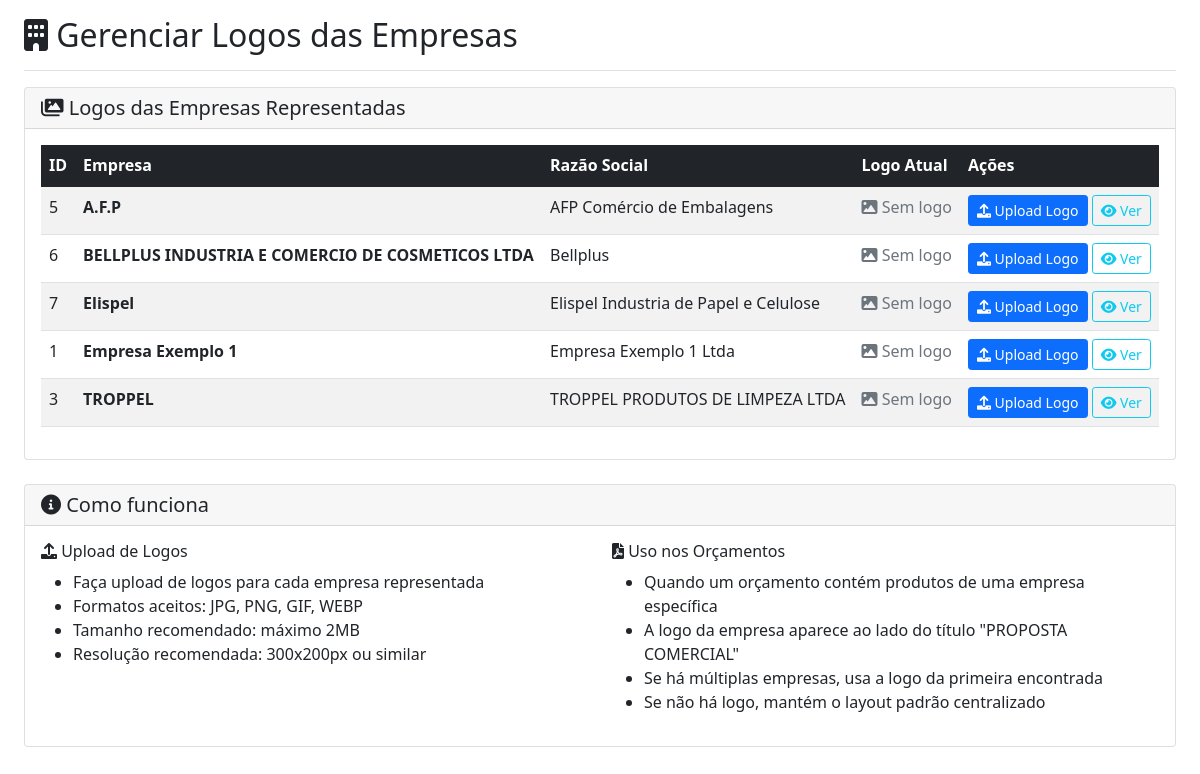
Page /empresa_logos.php (signed in) on the earlier database version.
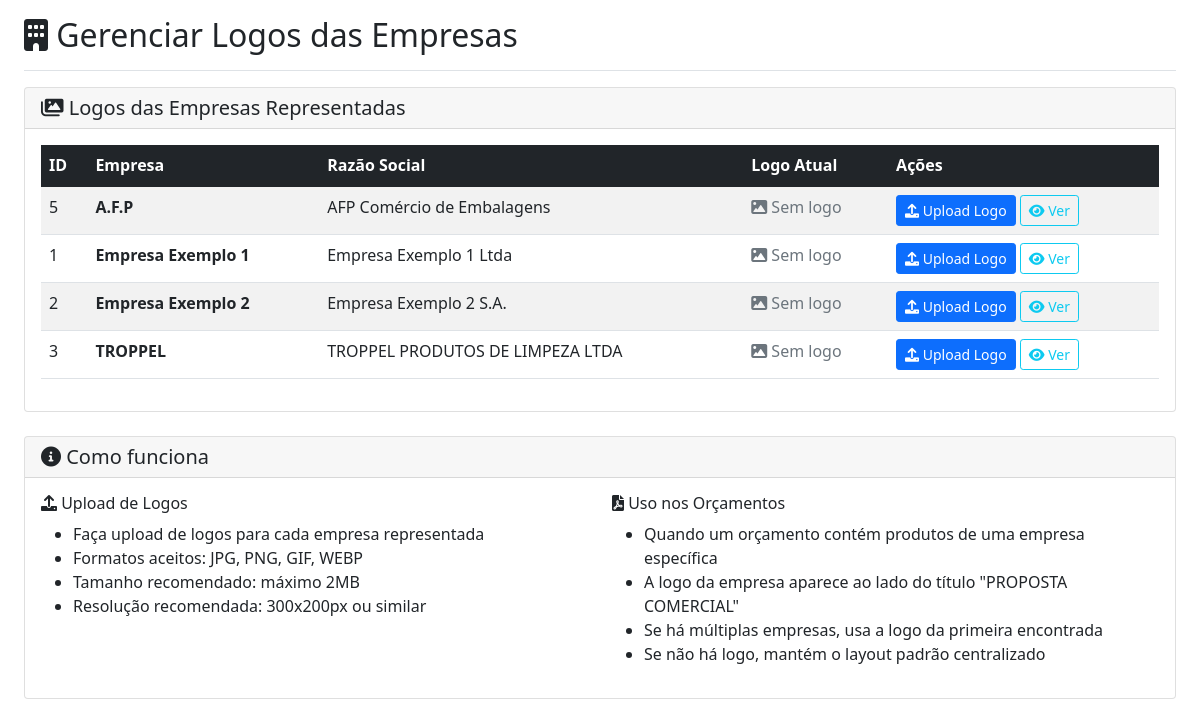
Same page on the later database version.
### tables this page shows
CREATE TABLE `empresas_representadas` (
  `id` int(11) NOT NULL,
  `nome_empresa` varchar(255) NOT NULL,
  `razao_social` varchar(255) DEFAULT NULL,
  `cnpj` varchar(18) DEFAULT NULL,
  `endereco` text DEFAULT NULL,
  `cidade` varchar(100) DEFAULT NULL,
  `estado` varchar(2) DEFAULT NULL,
  `cep` varchar(10) DEFAULT NULL,
  `telefone` varchar(20) DEFAULT NULL,
  `email` varchar(100) DEFAULT NULL,
  `contato_responsavel` varchar(100) DEFAULT NULL,
  `telefone_responsavel` varchar(20) DEFAULT NULL,
  `email_responsavel` varchar(100) DEFAULT NULL,
  `logo_empresa` varchar(255) DEFAULT NULL COMMENT 'Caminho para o arquivo de logo da empresa representada',
  `comissao_padrao` decimal(5,2) DEFAULT 0.00,
  `observacoes` text DEFAULT NULL,
  `status` enum('ativo','inativo') DEFAULT 'ativo',
  `data_inicio_representacao` date DEFAULT NULL,
  `data_cadastro` timestamp NULL DEFAULT current_timestamp(),
  `data_atualizacao` timestamp NULL DEFAULT current_timestamp() ON UPDATE current_timestamp()
);

### empresa_logos.php (the view, shortened to what this page needs)
<?php
require_once 'includes/db_connect.php';
$sql = "SELECT id, nome_empresa, razao_social, logo_empresa FROM empresas_representadas ORDER BY nome_empresa";
$result = $conn->query($sql);
?>
<!DOCTYPE html>
<html lang="pt-BR">
<head>
    <link href="https://cdn.jsdelivr.net/npm/bootstrap@5.1.3/dist/css/bootstrap.min.css" rel="stylesheet">
    <link href="https://cdnjs.cloudflare.com/ajax/libs/font-awesome/6.0.0/css/all.min.css" rel="stylesheet">
</head>
<body>
    <div class="container-fluid">
        <div class="row">
            <main class="col-md-12 ms-sm-auto px-md-4">
                <div class="d-flex justify-content-between flex-wrap flex-md-nowrap align-items-center pt-3 pb-2 mb-3 border-bottom">
                    <h1 class="h2"><i class="fas fa-building"></i> Gerenciar Logos das Empresas</h1>
                </div>
                <div class="card">
                    <div class="card-header">
                        <h5 class="card-title mb-0">
                            <i class="fas fa-images"></i> Logos das Empresas Representadas
                        </h5>
                    </div>
                    <div class="card-body">
                        <div class="table-responsive">
                            <table class="table table-striped table-hover">
                                <thead class="table-dark">
                                    <tr>
                                        <th>ID</th>
                                        <th>Empresa</th>
                                        <th>Razão Social</th>
                                        <th>Logo Atual</th>
                                        <th>Ações</th>
                                    </tr>
                                </thead>
                                <tbody>
                                    <?php if ($result && $result->num_rows > 0): ?>
                                        <?php while ($empresa = $result->fetch_assoc()): ?>
                                            <tr>
                                                <td><?php echo $empresa['id']; ?></td>
                                                <td>
                                                    <strong><?php echo htmlspecialchars($empresa['nome_empresa']); ?></strong>
                                                </td>
                                                <td><?php echo htmlspecialchars($empresa['razao_social'] ?? 'N/A'); ?></td>
                                                <td>
                                                    <?php if ($empresa['logo_empresa'] && file_exists($empresa['logo_empresa'])): ?>
                                                        <img src="<?php echo $empresa['logo_empresa']; ?>"
                                                             alt="Logo <?php echo htmlspecialchars($empresa['nome_empresa']); ?>"
                                                             class="logo-preview">
                                                    <?php else: ?>
                                                        <span class="text-muted">
                                                            <i class="fas fa-image"></i> Sem logo
                                                        </span>
                                                    <?php endif; ?>
                                                </td>
                                                <td>
                                                    <button type="button" class="btn btn-primary btn-sm"
                                                            data-bs-toggle="modal"
                                                            data-bs-target="#uploadModal<?php echo $empresa['id']; ?>">
                                                        <i class="fas fa-upload"></i> Upload Logo
                                                    </button>
                                                    <?php if ($empresa['logo_empresa']): ?>
                                                        <a href="<?php echo $empresa['logo_empresa']; ?>"
                                                           target="_blank"
                                                           class="btn btn-outline-info btn-sm">
                                                            <i class="fas fa-eye"></i> Ver
                                                        </a>
                                                    <?php endif; ?>
                                                </td>
                                            </tr>
                                        <?php endwhile; ?>
                                    <?php endif; ?>
                                </tbody>
                            </table>
                        </div>
                    </div>
                </div>
                <div class="card mt-4">
                    <div class="card-header">
                        <h5 class="card-title mb-0">
                            <i class="fas fa-info-circle"></i> Como funciona
                        </h5>
                    </div>
                    <div class="card-body">
                        <div class="row">
                            <div class="col-md-6">
                                <h6><i class="fas fa-upload"></i> Upload de Logos</h6>
                                <ul>
                                    <li>Faça upload de logos para cada empresa representada</li>
                                    <li>Formatos aceitos: JPG, PNG, GIF, WEBP</li>
                                    <li>Tamanho recomendado: máximo 2MB</li>
                                    <li>Resolução recomendada: 300x200px ou similar</li>
                                </ul>
                            </div>
                            <div class="col-md-6">
                                <h6><i class="fas fa-file-pdf"></i> Uso nos Orçamentos</h6>
                                <ul>
                                    <li>Quando um orçamento contém produtos de uma empresa específica</li>
                                    <li>A logo da empresa aparece ao lado do título "PROPOSTA COMERCIAL"</li>
                                    <li>Se há múltiplas empresas, usa a logo da primeira encontrada</li>
                                    <li>Se não há logo, mantém o layout padrão centralizado</li>
                                </ul>
                            </div>
                        </div>
                    </div>
                </div>
            </main>
        </div>
    </div>
</body>
</html>

Differences in the rows shown:
removed empresas_representadas: id "6", nome_empresa "BELLPLUS INDUSTRIA E COMERCIO DE COSMETICOS LTDA", razao_social "Bellplus", shows "Sem logo"
removed empresas_representadas: id "7", nome_empresa "Elispel", razao_social "Elispel Industria de Papel e Celulose", shows "Sem logo"
added empresas_representadas: id "2", nome_empresa "Empresa Exemplo 2", razao_social "Empresa Exemplo 2 S.A.", shows "Sem logo"
